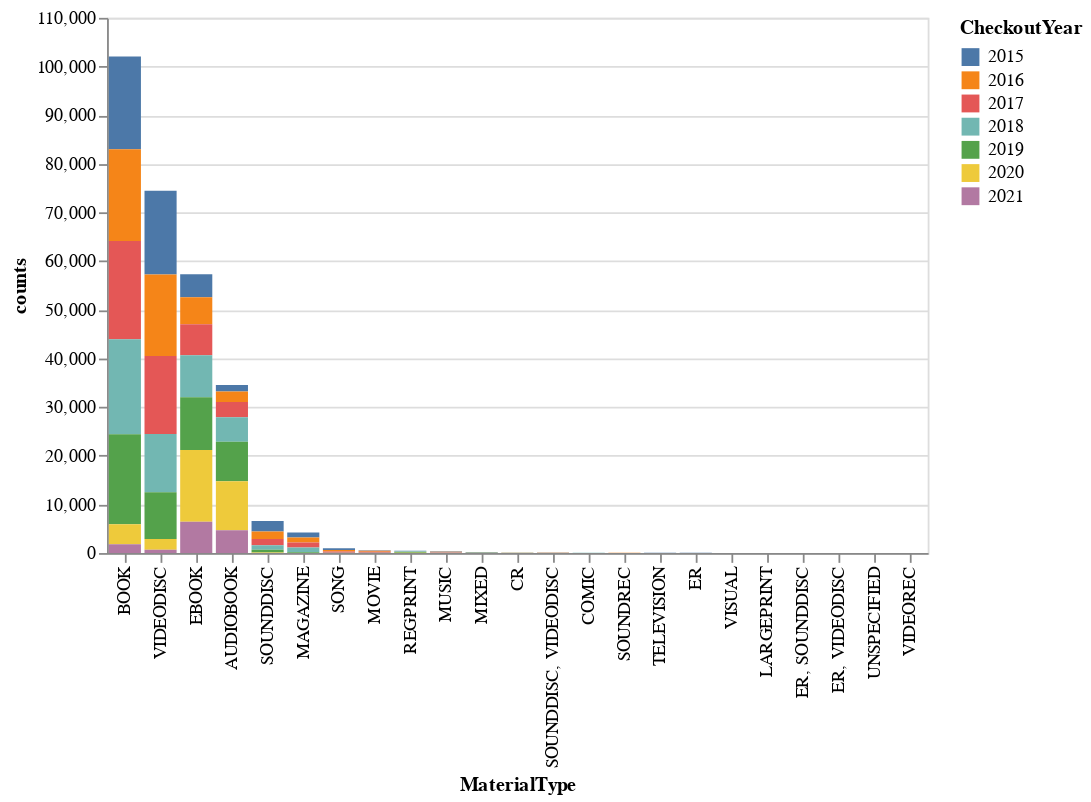

The notebook cell this image was saved under:
### Markdown cell above
We can also do more complex interactions, like those outlined here https://altair-viz.github.io/user_guide/interactions.html. Let's try and have some click actions as well by following this example https://altair-viz.github.io/gallery/interactive_legend.html.

### Code cell
selection = alt.selection_multi(fields=['CheckoutYear'], bind='legend')
alt.Chart(seattle_material_grouped).mark_bar().encode(
    x=alt.X('MaterialType', sort='-y'),
    y='counts',
    color='CheckoutYear:N',
    tooltip=['MaterialType', 'counts', 'CheckoutYear'],
    opacity=alt.condition(selection, alt.value(1), alt.value(0.2))
).add_selection(
    selection
)

### Figure 1 — Vega-Lite specification as saved in the notebook (floating-point values rounded to 4 significant figures)
{"config": {"view": {"continuousWidth": 400, "continuousHeight": 300}}, "data": {"name": "data-c2dd5e1f1a5430265fd9093d1d9f1eaa"}, "mark": "bar", "encoding": {"color": {"type": "nominal", "field": "CheckoutYear"}, "opacity": {"condition": {"value": 1, "selection": "selector006"}, "value": 0.2}, "tooltip": [{"type": "nominal", "field": "MaterialType"}, {"type": "quantitative", "field": "counts"}, {"type": "quantitative", "field": "CheckoutYear"}], "x": {"type": "nominal", "field": "MaterialType", "sort": "-y"}, "y": {"type": "quantitative", "field": "counts"}}, "selection": {"selector006": {"type": "multi", "fields": ["CheckoutYear"], "bind": "legend"}}, "$schema": "https://vega.github.io/schema/vega-lite/v4.8.1.json", "datasets": {"data-c2dd5e1f1a5430265fd9093d1d9f1eaa": [{"MaterialType": "AUDIOBOOK", "CheckoutYear": 2015, "counts": 1321}, {"MaterialType": "AUDIOBOOK", "CheckoutYear": 2016, "counts": 2163}, {"MaterialType": "AUDIOBOOK", "CheckoutYear": 2017, "counts": 3164}, {"MaterialType": "AUDIOBOOK", "CheckoutYear": 2018, "counts": 5027}, {"MaterialType": "AUDIOBOOK", "CheckoutYear": 2019, "counts": 8111}, {"MaterialType": "AUDIOBOOK", "CheckoutYear": 2020, "counts": 10050}, {"MaterialType": "AUDIOBOOK", "CheckoutYear": 2021, "counts": 4706}, {"MaterialType": "BOOK", "CheckoutYear": 2015, "counts": 19087}, {"MaterialType": "BOOK", "CheckoutYear": 2016, "counts": 18844}, {"MaterialType": "BOOK", "CheckoutYear": 2017, "counts": 20187}, {"MaterialType": "BOOK", "CheckoutYear": 2018, "counts": 19524}, {"MaterialType": "BOOK", "CheckoutYear": 2019, "counts": 18495}, {"MaterialType": "BOOK", "CheckoutYear": 2020, "counts": 4151}, {"MaterialType": "BOOK", "CheckoutYear": 2021, "counts": 1788}, {"MaterialType": "COMIC", "CheckoutYear": 2016, "counts": 1}, {"MaterialType": "COMIC", "CheckoutYear": 2017, "counts": 43}, {"MaterialType": "COMIC", "CheckoutYear": 2018, "counts": 39}, {"MaterialType": "CR", "CheckoutYear": 2015, "counts": 24}, {"MaterialType": "CR", "CheckoutYear": 2016, "counts": 25}, {"MaterialType": "CR", "CheckoutYear": 2017, "counts": 24}, {"MaterialType": "CR", "CheckoutYear": 2018, "counts": 18}, {"MaterialType": "CR", "CheckoutYear": 2019, "counts": 17}, {"MaterialType": "CR", "CheckoutYear": 2020, "counts": 4}, {"MaterialType": "EBOOK", "CheckoutYear": 2015, "counts": 4732}, {"MaterialType": "EBOOK", "CheckoutYear": 2016, "counts": 5540}, {"MaterialType": "EBOOK", "CheckoutYear": 2017, "counts": 6394}, {"MaterialType": "EBOOK", "CheckoutYear": 2018, "counts": 8607}, {"MaterialType": "EBOOK", "CheckoutYear": 2019, "counts": 10837}, {"MaterialType": "EBOOK", "CheckoutYear": 2020, "counts": 14769}, {"MaterialType": "EBOOK", "CheckoutYear": 2021, "counts": 6420}, {"MaterialType": "ER", "CheckoutYear": 2015, "counts": 8}, {"MaterialType": "ER", "CheckoutYear": 2016, "counts": 1}, {"MaterialType": "ER", "CheckoutYear": 2017, "counts": 10}, {"MaterialType": "ER", "CheckoutYear": 2018, "counts": 11}, {"MaterialType": "ER", "CheckoutYear": 2020, "counts": 2}, {"MaterialType": "ER", "CheckoutYear": 2021, "counts": 2}, {"MaterialType": "ER, SOUNDDISC", "CheckoutYear": 2015, "counts": 1}, {"MaterialType": "ER, SOUNDDISC", "CheckoutYear": 2016, "counts": 2}, {"MaterialType": "ER, SOUNDDISC", "CheckoutYear": 2017, "counts": 6}, {"MaterialType": "ER, SOUNDDISC", "CheckoutYear": 2018, "counts": 1}, {"MaterialType": "ER, VIDEODISC", "CheckoutYear": 2019, "counts": 8}, {"MaterialType": "ER, VIDEODISC", "CheckoutYear": 2020, "counts": 1}, {"MaterialType": "LARGEPRINT", "CheckoutYear": 2015, "counts": 6}, {"MaterialType": "LARGEPRINT", "CheckoutYear": 2017, "counts": 1}, {"MaterialType": "LARGEPRINT", "CheckoutYear": 2018, "counts": 9}, {"MaterialType": "LARGEPRINT", "CheckoutYear": 2019, "counts": 2}, {"MaterialType": "LARGEPRINT", "CheckoutYear": 2021, "counts": 1}, {"MaterialType": "MAGAZINE", "CheckoutYear": 2015, "counts": 1001}, {"MaterialType": "MAGAZINE", "CheckoutYear": 2016, "counts": 1033}, {"MaterialType": "MAGAZINE", "CheckoutYear": 2017, "counts": 1014}, {"MaterialType": "MAGAZINE", "CheckoutYear": 2018, "counts": 977}, {"MaterialType": "MAGAZINE", "CheckoutYear": 2019, "counts": 172}, {"MaterialType": "MIXED", "CheckoutYear": 2015, "counts": 24}, {"MaterialType": "MIXED", "CheckoutYear": 2016, "counts": 33}, {"MaterialType": "MIXED", "CheckoutYear": 2017, "counts": 32}, {"MaterialType": "MIXED", "CheckoutYear": 2018, "counts": 36}, {"MaterialType": "MIXED", "CheckoutYear": 2019, "counts": 46}, {"MaterialType": "MIXED", "CheckoutYear": 2020, "counts": 19}, {"MaterialType": "MIXED", "CheckoutYear": 2021, "counts": 5}, {"MaterialType": "MOVIE", "CheckoutYear": 2015, "counts": 143}, {"MaterialType": "MOVIE", "CheckoutYear": 2016, "counts": 172}, {"MaterialType": "MOVIE", "CheckoutYear": 2017, "counts": 198}, {"MaterialType": "MOVIE", "CheckoutYear": 2018, "counts": 83}, {"MaterialType": "MUSIC", "CheckoutYear": 2015, "counts": 105}, {"MaterialType": "MUSIC", "CheckoutYear": 2016, "counts": 97}, {"MaterialType": "MUSIC", "CheckoutYear": 2017, "counts": 125}, {"MaterialType": "MUSIC", "CheckoutYear": 2018, "counts": 54}, {"MaterialType": "MUSIC", "CheckoutYear": 2019, "counts": 1}, {"MaterialType": "REGPRINT", "CheckoutYear": 2015, "counts": 26}, {"MaterialType": "REGPRINT", "CheckoutYear": 2016, "counts": 46}, {"MaterialType": "REGPRINT", "CheckoutYear": 2017, "counts": 32}, {"MaterialType": "REGPRINT", "CheckoutYear": 2018, "counts": 114}, {"MaterialType": "REGPRINT", "CheckoutYear": 2019, "counts": 164}, {"MaterialType": "REGPRINT", "CheckoutYear": 2020, "counts": 36}, {"MaterialType": "REGPRINT", "CheckoutYear": 2021, "counts": 29}, {"MaterialType": "SONG", "CheckoutYear": 2015, "counts": 339}, {"MaterialType": "SONG", "CheckoutYear": 2016, "counts": 345}, {"MaterialType": "SONG", "CheckoutYear": 2017, "counts": 248}, {"MaterialType": "SONG", "CheckoutYear": 2018, "counts": 43}, {"MaterialType": "SOUNDDISC", "CheckoutYear": 2015, "counts": 2159}, {"MaterialType": "SOUNDDISC", "CheckoutYear": 2016, "counts": 1570}, {"MaterialType": "SOUNDDISC", "CheckoutYear": 2017, "counts": 1275}, {"MaterialType": "SOUNDDISC", "CheckoutYear": 2018, "counts": 899}, {"MaterialType": "SOUNDDISC", "CheckoutYear": 2019, "counts": 580}, {"MaterialType": "SOUNDDISC", "CheckoutYear": 2020, "counts": 98}, {"MaterialType": "SOUNDDISC", "CheckoutYear": 2021, "counts": 12}, {"MaterialType": "SOUNDDISC, VIDEODISC", "CheckoutYear": 2015, "counts": 38}, {"MaterialType": "SOUNDDISC, VIDEODISC", "CheckoutYear": 2016, "counts": 21}, {"MaterialType": "SOUNDDISC, VIDEODISC", "CheckoutYear": 2017, "counts": 24}, {"MaterialType": "SOUNDDISC, VIDEODISC", "CheckoutYear": 2018, "counts": 6}, {"MaterialType": "SOUNDREC", "CheckoutYear": 2015, "counts": 34}, {"MaterialType": "SOUNDREC", "CheckoutYear": 2016, "counts": 26}, {"MaterialType": "SOUNDREC", "CheckoutYear": 2017, "counts": 13}, {"MaterialType": "SOUNDREC", "CheckoutYear": 2018, "counts": 6}, {"MaterialType": "SOUNDREC", "CheckoutYear": 2019, "counts": 3}, {"MaterialType": "TELEVISION", "CheckoutYear": 2015, "counts": 7}, {"MaterialType": "TELEVISION", "CheckoutYear": 2016, "counts": 17}, {"MaterialType": "TELEVISION", "CheckoutYear": 2017, "counts": 5}, {"MaterialType": "TELEVISION", "CheckoutYear": 2018, "counts": 10}, {"MaterialType": "UNSPECIFIED", "CheckoutYear": 2021, "counts": 2}, {"MaterialType": "VIDEODISC", "CheckoutYear": 2015, "counts": 17230}, {"MaterialType": "VIDEODISC", "CheckoutYear": 2016, "counts": 16755}, {"MaterialType": "VIDEODISC", "CheckoutYear": 2017, "counts": 16006}, {"MaterialType": "VIDEODISC", "CheckoutYear": 2018, "counts": 11975}, {"MaterialType": "VIDEODISC", "CheckoutYear": 2019, "counts": 9596}, {"MaterialType": "VIDEODISC", "CheckoutYear": 2020, "counts": 2253}, {"MaterialType": "VIDEODISC", "CheckoutYear": 2021, "counts": 658}, {"MaterialType": "VIDEOREC", "CheckoutYear": 2017, "counts": 2}, {"MaterialType": "VISUAL", "CheckoutYear": 2015, "counts": 13}, {"MaterialType": "VISUAL", "CheckoutYear": 2016, "counts": 14}, {"MaterialType": "VISUAL", "CheckoutYear": 2017, "counts": 4}]}}
